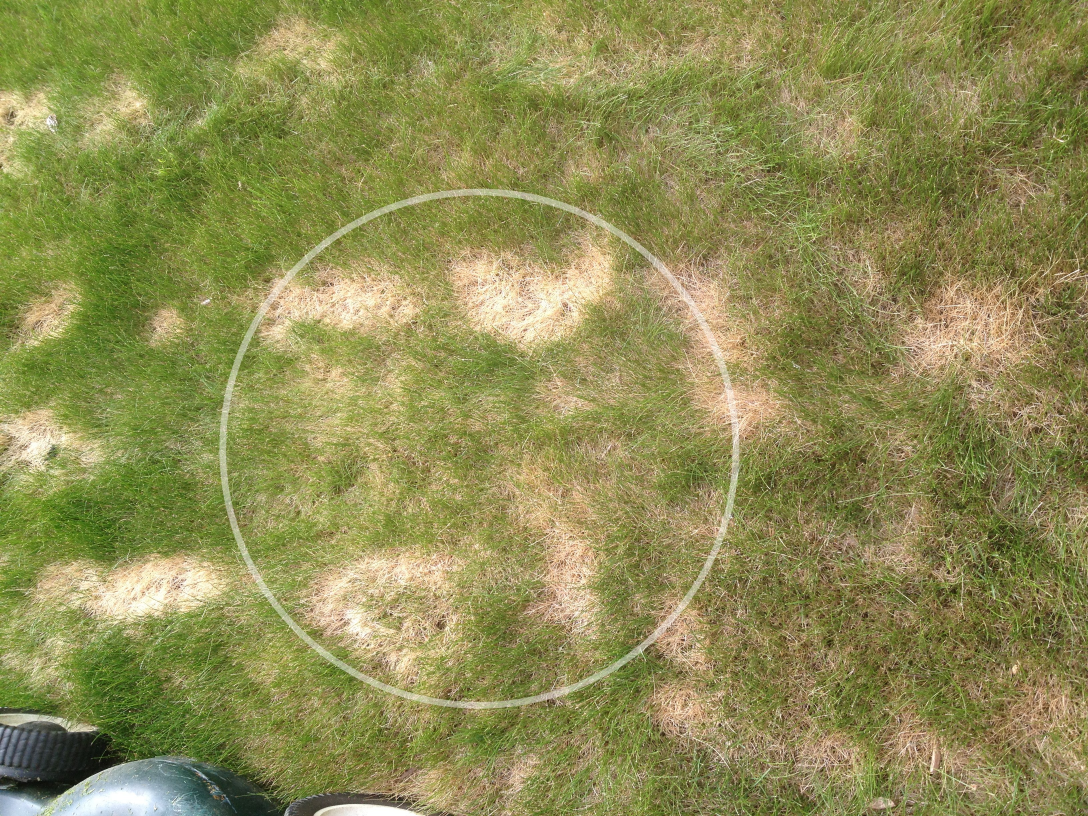
//> input picture igvc/src/line_detector/testlines.jpg, 3264 x 2448 px (shown at 1/3 size)
$ ./testLineDetector testlines.jpg   (built with g++ and OpenCV 4)
//> lines starting //> are read from the running program, lines starting //| are printed output that depends on the picture
//
// Created by thaeds on 8/10/15.
//

// Compile with:
// g++ `pkg-config --cflags opencv` -o test_line_detector test_line_detector.cpp `pkg-config --libs opencv` -std=c++11

#include <opencv2/opencv.hpp>
#include "opencv2/highgui/highgui.hpp"
#include "opencv2/imgproc/imgproc.hpp"
#include <iostream>
#include <vector>
#include <math.h>

#define KERNAL_COUNT 8

using namespace std;
using namespace cv;

void DetectLines(int sigma, int lambda, int gamma1, int threshold);
void WhitenessFilter(Mat& hsv_image, Mat& result);
void MultiplyByComplements(Mat* images, Mat* complements, Mat* results);
void initLineDetection();

// 4 sliders
const int sigma_slider_max = 500;
int sigma;
    // line threshold to continue
const int lambda_slider_max = 500;
int lambda;
    // line length minimum to consider
const int gamma_slider_max = 500;
int gamma1;

const int threshold_slider_max = 500;
int threshold1;

const char* windowName = "LineDetection";
char* filename = nullptr;

Mat src_img;
Mat dst_img;
Mat kernels[KERNAL_COUNT];
Mat kernelComplements[KERNAL_COUNT];
Mat working;
Mat kernelResults[KERNAL_COUNT];
Mat complementResults[KERNAL_COUNT];

void SliderCallback(int, void*) {
    //cerr << "LineThickness: " << lineThickness << " LineLength: " << lineLength << " LineAnchor: " << lineAnchor << " LineContinue: " << lineContinue << endl;
    //cerr << "Calling DetectLines" << endl;
    DetectLines(sigma, lambda, gamma1, threshold1);
    //cerr << "DetectLines returned" << endl;
    imshow(windowName, dst_img);
}

int main(int argc, char* argv[]) {
    if(argc != 2) {cerr << "ERROR, 1 argument expected, the file path of an image" << endl; return -1;}
    src_img = imread(argv[1]);
//> src_img is the input picture: 2448 rows x 3264 cols, CV_8UC3; mean B, G, R 84.2, 141.2, 143.2
    if(!src_img.data) {cerr << "ERROR, unable to load image: " << argv[1] << endl; return -1;}
    filename = argv[1];
//> filename = "testlines.jpg"

    initLineDetection();

    // Create the window
    namedWindow(windowName, WINDOW_NORMAL);

    // Add the sliders
    createTrackbar("Sigma", windowName, &sigma, sigma_slider_max, SliderCallback);
    createTrackbar("Lambda", windowName, &lambda, lambda_slider_max, SliderCallback);
    createTrackbar("Gamma", windowName, &gamma1, gamma_slider_max, SliderCallback);
    createTrackbar("Threshold", windowName, &threshold1, threshold_slider_max, SliderCallback);

    // Callback to show original image
    //cerr << "Calling callback" << endl;
    SliderCallback(0, nullptr);

    // Exit on keypress
    while(waitKey(0) != 27);
    return 0;
}

void initLineDetection() {
/*
    //cerr << "DetectLines::Initing" << endl;
    lineThickness = 20;
    lineAnchor = 1;
    lineContinue = 20;
    lineLength = 1;
    float karray[3][9][9] = {
            {
                    {-1,   -1,   -1,   -1,   -1,   -1,   -1,   -1, -1},
                    {-1,   -1,   -1,   -1,   -1,   -1,   -1, -1, -1},
                    {-1,   -1,   -1,   -1,   -1,   -1, -1, -1, -1},
                    {1,    1,    1,    1,    1, 1, 1, 1, 1},
                    {1,    1,    1,    1, 1, 1, 1, 1, 1},
                    {1,    1,    1, 1, 1, 1, 1, 1, 1},
                    {0,    0, 0, 0, 0, 0, 0, 0, 0},
                    {0, 0, 0, 0, 0, 0, 0, 0, 0},
                    {0, 0, 0, 0, 0, 0, 0, 0, 0}
            },
                {
                        {-1,   -1,   -1,   -1,   -1,   -1,   -1,   -1, -1},
                        {-1,   -1,   -1,   -1,   -1,   -1,   -1, 0,  1},
                        {-1,   -1,   -1,   -1,   -1,   0,  1,  1,  1},
                        {-1,   -1,   -1,   0,    1, 1, 1, 1, 1},
                        {-1,   0,    1,    1, 1, 1, 1, .5, 0},
                        {1,    1,    1, 1, 1, .5, 0, 0, 0},
                        {1,    1, 1, .5, 0, 0, 0, 0, 0},
                        {1, .5, 0, 0, 0, 0, 0, 0, 0},
                        {0, 0, 0, 0, 0, 0, 0, 0, 0}
                },
            {
                    {-.89, -.89, -.89, -.89, -.89, -.89, -.89, 1,  1},
                    {-.89, -.89, -.89, -.89, -.89, -.89, 1,  1,  1},
                    {-.89, -.89, -.89, -.89, -.89, 1,  1,  1,  0},
                    {-.89, -.89, -.89, -.89, 1, 1, 1, 0, 0},
                    {-.89, -.89, -.89, 1, 1, 1, 0, 0, 0},
                    {-.89, -.89, 1, 1, 1, 0, 0, 0, 0},
                    {-.89, 1, 1, 1, 0, 0, 0, 0, 0},
                    {1, 1, 1, 0, 0, 0, 0, 0, 0},
                    {1, 1, 0, 0, 0, 0, 0, 0, 0}
            }
    };

    Mat kernel1(9, 9, CV_32FC1, karray[0]);
    kernel1 /= 27;
    Mat kernel2(9, 9, CV_32FC1, karray[1]);
    kernel2 /= 25;
    Mat kernel3(9, 9, CV_32FC1, karray[2]);
    kernel3 /= 25;

    Mat kernel4 = kernel2.t();
    Mat kernel5 = kernel1.t();

    Mat kernel6;
    Mat kernel7;
    Mat kernel8;

    flip(kernel4, kernel6, 0);
    flip(kernel3, kernel7, 0);
    flip(kernel2, kernel8, 0);

    kernels[0] = kernel1.clone();
    kernels[1] = kernel2.clone();
    kernels[2] = kernel3.clone();
    kernels[3] = kernel4.clone();
    kernels[4] = kernel5.clone();
    kernels[5] = kernel6.clone();
    kernels[6] = kernel7.clone();
    kernels[7] = kernel8.clone();

    for (int i = 0; i < KERNAL_COUNT; i++) {
        Mat kernelComplement;
        flip(kernels[i], kernelComplement, -1);
        kernelComplements[i] = kernelComplement.clone();
    }
*/
}

void DetectLines(int sigma, int lambda, int gamma, int threshold1) {
//> called with sigma = 0, lambda = 0, gamma = 0, threshold1 = 0
    src_img = imread(filename);
    dst_img = Mat::zeros(src_img.size(), src_img.type());

    // Resize the image such that the lines are approximately 3 pixels wide
    //cerr << "DetectLines::Reducing Image" << endl;
    resize(src_img, working, Size(3*src_img.cols/20, 3*src_img.rows/20), 0, 0, INTER_LANCZOS4); // resizing so the lines are 3 pixels wide
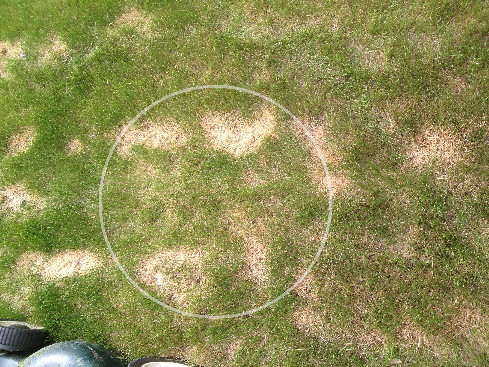
//> working: 367 rows x 489 cols, CV_8UC3; mean B, G, R 84.1, 141.1, 143.1

    // Convert the image into HSV space to make processing white lines easier
    //cerr << "DetectLines::Converting to HSV" << endl;
    cvtColor(working, working, CV_BGR2HSV);
//> working: 367 rows x 489 cols, CV_8UC3; mean H, S, V 29.4, 118.9, 148.5

    // Calculate each pixel's "whiteness" defined as value*(255-saturation);
    //cerr << "DetectLines::Filtering Whiteness" << endl;
    WhitenessFilter(working, working);

    Mat resultGab[8];
    Mat resultComp[8];
    Mat kernelsGab[8];
    Mat complementGab[8];
    Mat channels[4];
    double theta = 0;

    //auto f = getGaborKernel(Size(15,15), (double) sigma / 100, (double) theta / 100, (double) lambda / 100, (double) gamma / 100);
    // working = f;

    for (int i = 0; i < 8; ++i) {
        Mat f = getGaborKernel(Size(15, 15), (double) sigma / 100, theta, (double) lambda / 100, (double) gamma / 100);
        f = f / .5 *  sum(abs(f))[0];
        filter2D(working, resultGab[i], -1, f, Point((int) (7.5 + 1.5 * cos(theta)), (int) (7.5 + 1.5 * sin(theta))));
        theta += (2 * M_PI / 16) * (i + 1);
    }

    for (int i = 0; i < 8; ++i) {
        auto f = getGaborKernel(Size(15, 15), (double) sigma / 100, (double) theta, (double) lambda / 100, (double) gamma / 100);
        f = f / .5 *  sum(abs(f))[0];
        filter2D(working, resultComp[i], -1, f, Point((int) (7.5 - 1.5 * cos(theta)), (int) (7.5 - 1.5 * sin(theta))));
        theta += (2 * M_PI / 16) * (i + 1);
    }

    MultiplyByComplements(resultGab, resultComp, kernelResults);

    working = Mat::zeros(kernelResults[0].size(), kernelResults[0].type());

    for(int i = 0; i < KERNAL_COUNT; i++) {
        threshold(kernelResults[i], kernelResults[i], (double) threshold1, 255, CV_THRESH_BINARY);
        bitwise_or(working, kernelResults[i], working);
    }


        // Thresholding the line length using the area of the contours
        vector<vector<Point>> contours;
        vector<vector<Point>> contoursThreshold;
        vector<Vec4i> hierarchy;
        Mat copy = working.clone();
        findContours(copy, contours, hierarchy, CV_RETR_TREE, CV_CHAIN_APPROX_SIMPLE, Point(0, 0));

        for (int i = 0; i < contours.size(); ++i) {
          if (contours[i].size() >= 30) {
            contoursThreshold.push_back(contours[i]);
          }
        }

	cvtColor(working, working, CV_GRAY2BGR);
        Scalar color(0, 0, 255);
        drawContours(working, contoursThreshold, -1, color, -1);

    // [44 lines of commented-out code are left out]
    resize(working, dst_img, src_img.size(), src_img.type());
    //cerr << "lineContinue: " << lineContinue << endl;

}

void WhitenessFilter(Mat& hsv_image, Mat& fin_img) {
    Mat result = 255 * Mat::ones(hsv_image.size(), CV_16UC1);
    Mat tmp;
    hsv_image.convertTo(tmp, CV_16UC3, 1.0);
//> tmp: 367 rows x 489 cols, CV_16UC3; mean H, S, V 29.4, 118.9, 148.5
    Mat channel[3];
    split(tmp, channel);
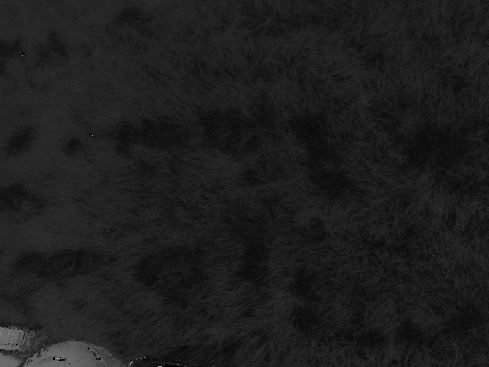
//> channel[0]: 367 rows x 489 cols, CV_16UC1; min 0, max 173, mean 29.4
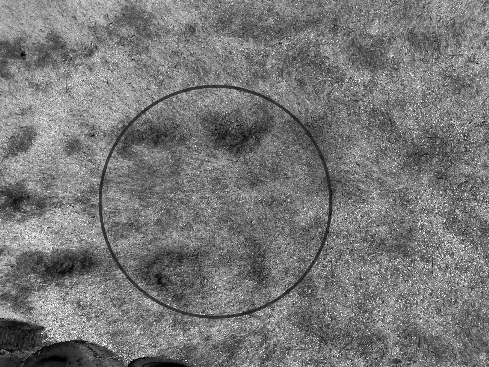
//> channel[1]: 367 rows x 489 cols, CV_16UC1; min 0, max 255, mean 118.9
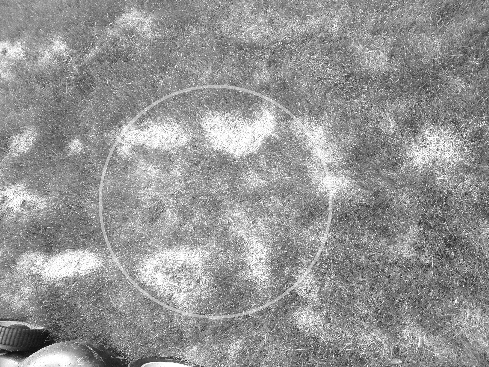
//> channel[2]: 367 rows x 489 cols, CV_16UC1; min 11, max 255, mean 148.5
    result = result - channel[1];
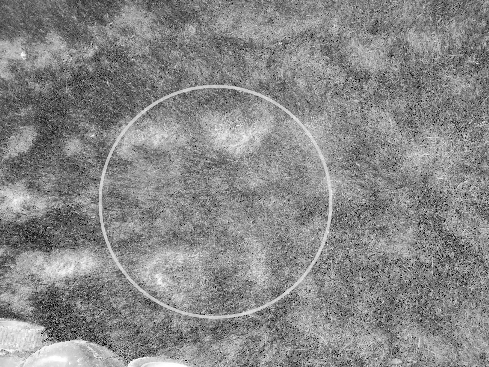
//> result: 367 rows x 489 cols, CV_16UC1; min 0, max 255, mean 136.1
    result = result.mul(channel[2]);
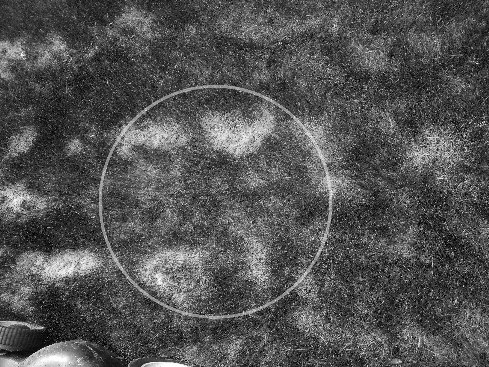
//> result: 367 rows x 489 cols, CV_16UC1; min 0, max 65025, mean 21376.8; drawn with min black and max white
    result.convertTo(fin_img, CV_8UC1, 1.0/255);
//> after the loop in DetectLines, `for (int i = 0; i < 8; ++i)`: theta = 14.14
//> the loop in DetectLines, `for (int i = 0; i < 8; ++i)` made 8 passes
//> theta on passes 1 to 8: 14.53, 15.32, 16.49, 18.06, 20.03, 22.38, 25.13, 28.27
//> after the loop in DetectLines, `for (int i = 0; i < 8; ++i)`: theta = 28.27
}

void MultiplyByComplements(Mat* images, Mat* complements, Mat* results) {
    for(size_t i = 0; i < KERNAL_COUNT; i++) {
        Mat image;
        Mat complement;
        Mat result = Mat::zeros(images[0].size(), CV_16UC1);
        images[i].convertTo(image, CV_16UC1, 1.0);
        complements[i].convertTo(complement, CV_16UC1, 1.0);
        result = image.mul(complement);
        result.convertTo(results[i], CV_8UC1, 1.0/255); // TODO figure this const out
    }
//> results: 367 rows x 489 cols, CV_8UC1; every value is 0
//> in DetectLines, `findContours(copy, contours, hierarchy, CV_RETR_TREE, CV_CHAIN_APPROX_..`: contours = 0 contours
//> in DetectLines, `cvtColor(working, working, CV_GRAY2BGR);`: working: 367 rows x 489 cols, CV_8UC3; every value is 0
//> the Esc key is pressed
}
